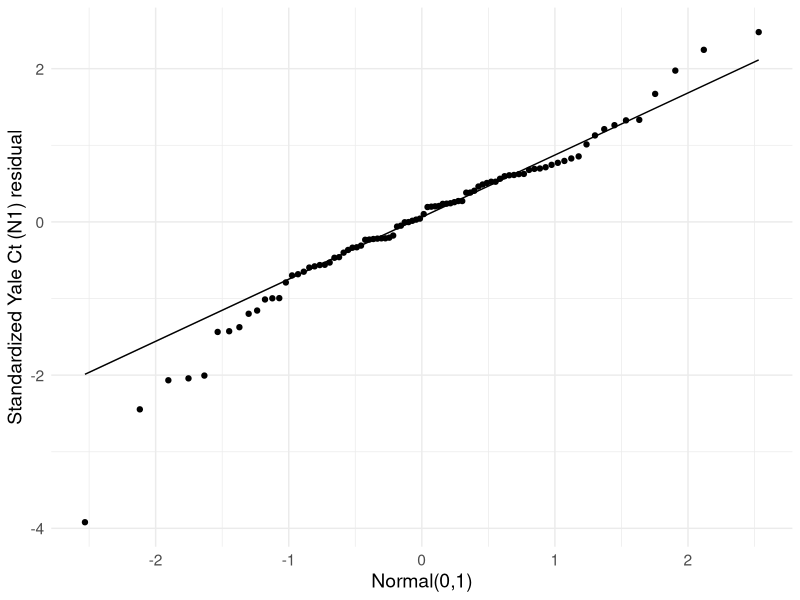
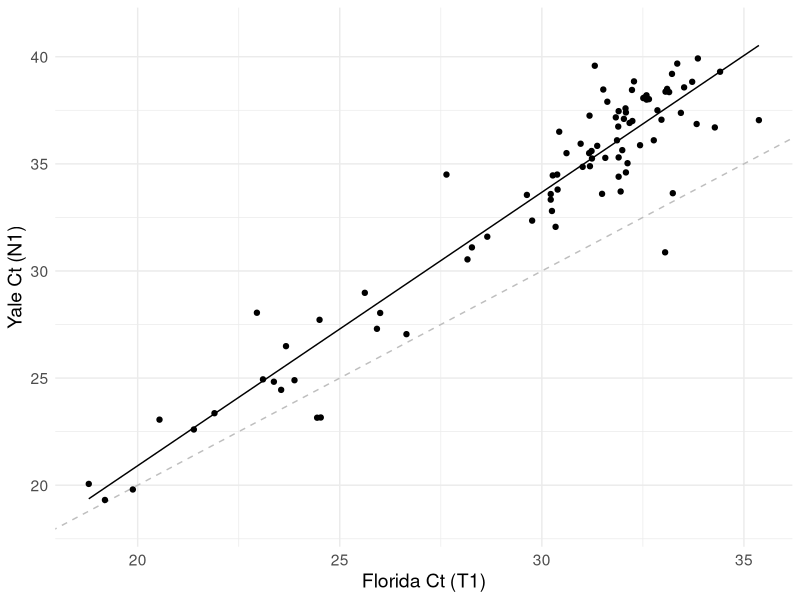
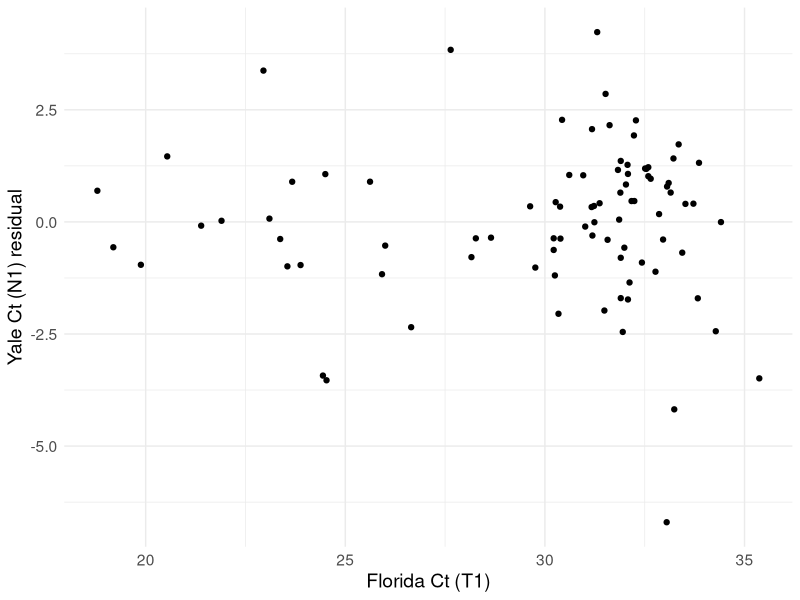

The R source for these figures, in order:
# =============================================================================
# Import
# =============================================================================

library(tidyverse) 

ct_dat_clean <- read.csv("data/ct_dat_clean.csv", stringsAsFactors=FALSE) %>% as_tibble()

# Visualize a regression of Yale values on Florida values: 
fig_yale_florida_regression <- ct_dat_clean %>% 
	filter(!is.na(CT.T1) & !is.na(N1_CT_Value)) %>% 
	ggplot(aes(x=CT.T1, y=N1_CT_Value)) + 
		geom_abline(intercept=0, slope=1, linetype="dashed", col="grey") + 
		geom_point() + 
		geom_line(stat="smooth", method="lm", fullrange=TRUE) + 
		theme_minimal() + 
		theme(text=element_text(size=14)) + 
		xlim(min(ct_dat_clean$CT.T1, na.rm=TRUE), max(ct_dat_clean$CT.T1, na.rm=TRUE)) + 
		labs(x="Florida Ct (T1)", y="Yale Ct (N1)")

# Run the regression:
ct_reg_fit <- ct_dat_clean %>% 
	filter(!is.na(CT.T1) & !is.na(N1_CT_Value)) %>%
	lm(N1_CT_Value ~ CT.T1, data=.) 
ct_reg_fit_b0 <- ct_reg_fit$coef[[1]]
ct_reg_fit_b1 <- ct_reg_fit$coef[[2]]

# Store the residuals: 
ct_resid_df <- ct_dat_clean %>% 
	filter(!is.na(CT.T1) & !is.na(N1_CT_Value)) %>%
	mutate(N1_CT_Value_resid = N1_CT_Value - (ct_reg_fit_b0 + ct_reg_fit_b1*CT.T1)) %>%
	select(CT.T1, N1_CT_Value, N1_CT_Value_resid)

# Store the sd of the residuals: 
orlando_residual_sd <- sd(ct_resid_df$N1_CT_Value_resid)

# Visualize the residuals: 
fig_yale_florida_residuals <- ct_resid_df %>%
	ggplot(aes(x=CT.T1, y=N1_CT_Value_resid)) + 
		geom_point() + 
		theme_minimal()  + 
		theme(text=element_text(size=14)) + 
		labs(x="Florida Ct (T1)", y="Yale Ct (N1) residual")

# QQ plot of the residuals: 
fig_yale_florida_qq <- ct_resid_df %>%
	mutate(N1_CT_Value_resid_std = (N1_CT_Value_resid - mean(N1_CT_Value_resid))/sd(N1_CT_Value_resid))  %>% 
	ggplot(aes(sample=N1_CT_Value_resid_std)) + 
		stat_qq() + 
		stat_qq_line() + 
		theme_minimal() + 
		theme(text=element_text(size=14)) + 
		labs(x="Normal(0,1)", y="Standardized Yale Ct (N1) residual")
